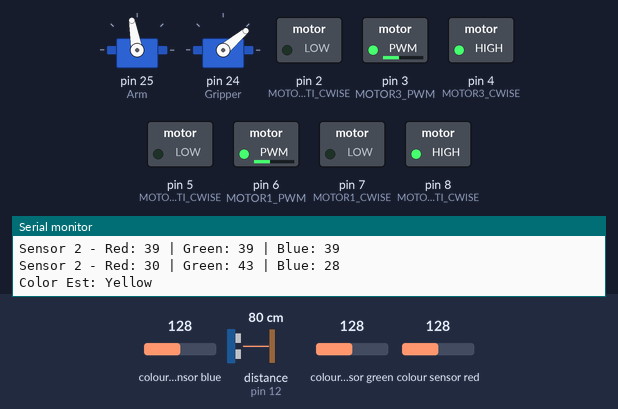
Simulated run of this sketch. Board: Arduino Mega 2560, built with avr-gcc and run on an emulated ATmega2560. Shown: 2 × servo, switched loads named in the sketch (green lamp = pin HIGH), the last lines printed to the serial monitor. Wiring (inferred from the names in the program): 4 × TCS3200 colour sensor: output pin 13, S2 pin 16, S3 pin 17, S0 pin 14, S1 pin 15 / output pin 37, S2 pin 21, S3 pin 22, S0 pin 19, S1 pin 20 / output pin 18, S2 pin 35, S3 pin 36, S0 pin 31, S1 pin 32 / output pin 23, S2 pin 40, S3 pin 41, S0 pin 33, S1 pin 34; ultrasonic range finder: trigger pin 11; echo pin 12. Inputs (shaded band) come from the test bench; at power-on: distance to the obstacle (sensor on pin 12) 80 cm, colour sensor blue 128, colour sensor green 128, colour sensor red 128. The echo pulse lasts 58.3 µs per cm; pins used as bus, display or sensor lines are not drawn.

Above: at 1.2 s.
1.3 s: distance to the obstacle (sensor on pin 12) set to 23 cm
4.3 s: distance to the obstacle (sensor on pin 12) set to 19 cm
At 5.0 s:
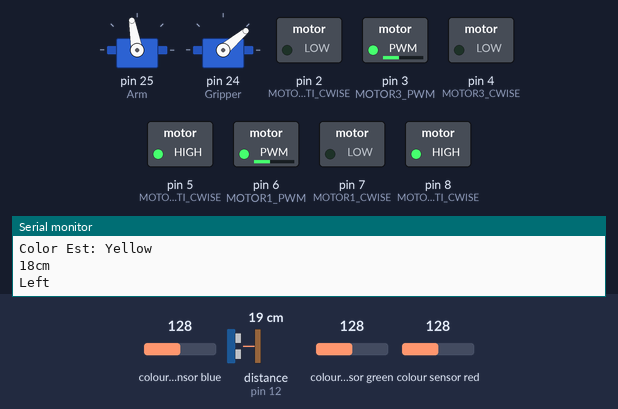
5.8 s: distance to the obstacle (sensor on pin 12) set to 2 cm
At 7.3 s:
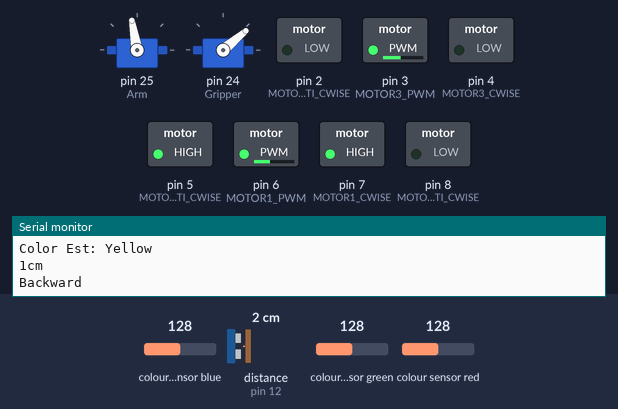
Timing chart, 0 to 8.8 s (numbered marks = the images above; inputs shaded):
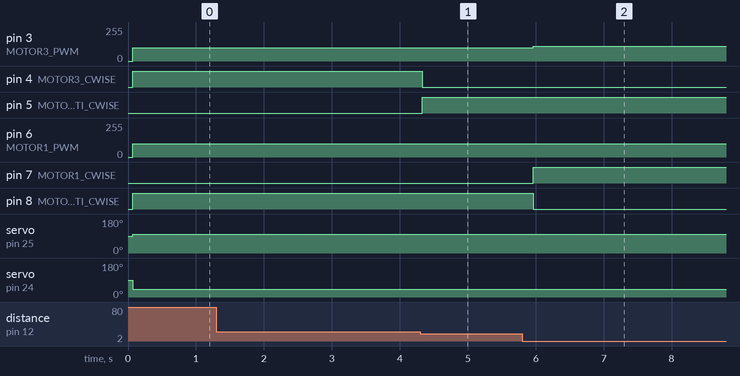

Measured:
- the behaviour switches between 22 and 21 cm on distance to the obstacle (sensor on pin 12) (found by bisection; images 0 and 1)
- after the input at 4.3 s, pin 4 (MOTOR3_CWISE): HIGH → LOW at once; pin 5 (MOTOR3_ANTI_CWISE): LOW → HIGH at once
- after the input at 5.8 s, pin 2 (MOTOR2_ANTI_CWISE): stays LOW (without the input it goes to HIGH after 4.4 s); pin 3 (MOTOR3_PWM): 100/255 → 112/255 after 0.16 s

The sketch:

Lambo_ObAv_commented.ino
```cpp
// (licence header left out)
#include <Servo.h>

Servo Arm;
Servo Gripper;

// Pin connections for Motor A
#define MOTOR1_PWM 6
#define MOTOR1_CWISE 7
#define MOTOR1_ANTI_CWISE 8

// Pin connections for Motor B
#define MOTOR2_PWM 0
#define MOTOR2_CWISE 1
#define MOTOR2_ANTI_CWISE 2

// Pin connections for Motor C
#define MOTOR3_PWM 3
#define MOTOR3_CWISE 4
#define MOTOR3_ANTI_CWISE 5

// Motor Speed (PWM) value out of 255
#define PWM_VAL 100
#define PWM_VAL_MOTOR3 100
#define PWM_VAL_MOTOR2 100

// Define the colors
#define BLACK 5
#define WHITE 1
#define YELLOW 6
#define GREEN 4
#define BLUE 3
#define RED 2

// TCS3200 color sensor pin assignments
// Define the digital pins the sensors are connected to on the Teensy
const int numSensors = 4; // Number of color sensors
const int S0[numSensors] = {33, 31, 14, 19}; // S0 pins for each sensor
const int S1[numSensors] = {34, 32, 15, 20}; // S1 pins for each sensor
const int S2[numSensors] = {35, 40, 16, 21}; // S2 pins for each sensor
const int S3[numSensors] = {36, 41, 17, 22}; // S3 pins for each sensor
const int sensorOut[numSensors] = {37, 13, 18, 23}; // Sensor output pins for each sensor

// Calibrate the color sensors using white and black paper. Take the values reported when white paper is plac\ed under the sensor to be the minimum and values reported when black paper is placed under to be the maximum
int redMin[numSensors] = {39, 16, 41, 62};
int redMax[numSensors] = {387, 207, 331, 510};
int greenMin[numSensors] = {40, 13, 42, 49};
int greenMax[numSensors] = {453, 167, 343, 501};
int blueMin[numSensors] = {39, 17, 46, 66};
int blueMax[numSensors] = {417, 213, 372, 451};

// Ultrasonic sensor pins and variables
#define ECHO_PIN 12 // attach Echo of HC-SR04
#define TRIG_PIN 11 //attach Trig of HC-SR04
long duration;
int distance;

// Variabes for the Algorithm
int x_pos = 0;
int x_floating = 35; //35 is start on the left, change to 0 to start on the right
int delayCondition = 0;
int move_val = 0;
int y_pos = 0;
int colorsensorValues[numSensors] = {0};

// Function prototypes
void setup();
void loop();
void stopMotors();
void moveMotorsForward();
void moveMotorsBackward();
void moveMotorsRight();
void moveMotorsLeft();
void moveMotorsForwardRight();
void moveMotorsForwardLeft();
void moveMotorsBackwardRight();
void moveMotorsBackwardLeft();
void moveMotorsTurnLeft();
void moveMotorsTurnRight();
void moveTest();
void ultrasonicRead();
void readColorSensors();
unsigned long readColorFrequency(int sensorIndex, int s2, int s3);
int mapValue(int x, int in_min, int in_max, int out_min, int out_max);


void setup() {
  Serial.begin(57600); // initialize serial connection for debugging
  Arm.attach(25);
  Gripper.attach(24);
  // Set all motor controller pins as outputs
  pinMode(MOTOR1_PWM, OUTPUT);
  pinMode(MOTOR2_PWM, OUTPUT);
  pinMode(MOTOR3_PWM, OUTPUT);
  pinMode(MOTOR1_CWISE, OUTPUT);
  pinMode(MOTOR1_ANTI_CWISE, OUTPUT);
  pinMode(MOTOR2_CWISE, OUTPUT);
  pinMode(MOTOR2_ANTI_CWISE, OUTPUT);
  pinMode(MOTOR3_CWISE, OUTPUT);
  pinMode(MOTOR3_ANTI_CWISE, OUTPUT);

  pinMode(ECHO_PIN, INPUT);
  pinMode(TRIG_PIN, OUTPUT);

  // Initial state - Turn off all the motors
  stopMotors();

  // Set up pins for each color sensor
  for (int i = 0; i < numSensors; i++) {
    pinMode(S0[i], OUTPUT);
    pinMode(S1[i], OUTPUT);
    pinMode(S2[i], OUTPUT);
    pinMode(S3[i], OUTPUT);
    pinMode(sensorOut[i], INPUT);

    // Set S0 and S1 for frequency scaling to 20%
    digitalWrite(S0[i], HIGH); // S0=1
    digitalWrite(S1[i], LOW);  // S1=0, for 20% frequency scaling
  }

  //MoveStart(); testing function
}

void loop() {
  // Get the sensor data
  Serial.println(' ');
  readColorSensors();
  ultrasonicRead();

  // move the arm to be pointing up to move out of the way
  Arm.write(100);
  Gripper.write(40);

  //////////////////////// OBJECT AVOIDANCE ALGORITHM /////////////////////////////
    // Drive algotithm for the robot to follow the wall
    // to start, the robot will move forward until it detects a wall
    //   - During this phase it will store x_floating into x_pos to determine which half it is in
    //   - We do this to only read the data when the robot is moving forward and dont change the stored value while it is moving either left or right
    //   - If we didn't do this, the robot will change directions while moving left or right
    // once it detects a wall, it will move right or left depending on which half of the maze it is in
    //   - i.e. if x_pos<18, the robot will move right, else it will move left
    //   - The robot has what I call robot units while it moves, the maze has a width of 35 robot units and a height of 140 robot units
    // as the robot moves left it will decrease the x_floating, ad it moves right it will increase x_floating
    //   - this is needed to store the x position of the robot in space
    //   - we store this in a different value because we dont want the robot to think based on its changing x_position,
    //     we want to only store the initial position on the wall
    //   - if the robot reaches a bound before detecting a hole, it will invert its direction to go the other way
    // if the robot detects a hole, it will continue moving left or right before moving forward to adjust its delay
    //   - this is to prevent the robot from moving forward immediately after not detecting a wall
    // repeate the process until the y_position is at its limit, if this occours, stop the robot.

  if (distance > 20){ // if we dont see a wall
    if (delayCondition == 1){ // check if we were moving right before and delay only once when reached
      delay(500);
      if (move_val == 1){
        x_floating = x_floating+5; // adjust the x_position to accomidate for the delay
      } else if (move_val == -1){
        x_floating = x_floating-5; // adjust the x_position to accomidate for the delay
      }
      delayCondition = 0;
    }
    y_pos++; // increase the y_position as it moves forward
    moveMotorsForward();
    x_pos = x_floating; // store the x_floating into the stable x_position
  } else {
    delayCondition = 1; // set the delay condition for the hole
    if (distance<10){
      moveMotorsBackward(); // if it goes to close to the wall, move back a bit
    } else if (x_pos < 18){
      if(x_floating<34){ // if it is not at a bound, move in the right
        move_val = 1;
        moveMotorsRight();
        x_floating++; // increase x_position
      } else {
        x_pos = x_floating; // if we reach the right bound, store x_floating in x_position to initialize a reset to the x_position
      }
    } else if (x_pos > 17){
      if(x_floating>0){ // if it is not at a bound, move in the left
        move_val = -1;
        moveMotorsLeft();
        x_floating--; // decrease x_position
      } else {
        x_pos = x_floating; // if we reach the left bound, store x_floating in x_position to initialize a reset to the x_position
      }

    }
  }
  if(y_pos > 140){ // if we reach the end of the maze, stop the robot
    stopMotors();
    delay(10000);
  }
  /////////////////////////////////////////////////////////////////////////////
  delay(100); // clock cycle to sync the robot units
}

////////////////////////////////////////////////////////////////////////////////
//////////////////////////// MOTOR DEFINITIONS /////////////////////////////////
////////////////////////////////////////////////////////////////////////////////
void stopMotors() {
  // Stop all motors
  analogWrite(MOTOR2_PWM, PWM_VAL);
  digitalWrite(MOTOR1_CWISE, LOW);
  digitalWrite(MOTOR1_ANTI_CWISE, LOW);
  digitalWrite(MOTOR2_CWISE, LOW);
  digitalWrite(MOTOR2_ANTI_CWISE, LOW);
  digitalWrite(MOTOR3_CWISE, LOW);
  digitalWrite(MOTOR3_ANTI_CWISE, LOW);
}

void moveMotorsForward() {
  Serial.println("Forward");
    // Set motor speeds
  analogWrite(MOTOR1_PWM, PWM_VAL);
  analogWrite(MOTOR2_PWM, PWM_VAL);
  analogWrite(MOTOR3_PWM, PWM_VAL);
  digitalWrite(MOTOR1_CWISE, LOW);
  digitalWrite(MOTOR1_ANTI_CWISE, HIGH);
  digitalWrite(MOTOR2_CWISE, LOW);
  digitalWrite(MOTOR2_ANTI_CWISE, LOW);
  digitalWrite(MOTOR3_CWISE, HIGH);
  digitalWrite(MOTOR3_ANTI_CWISE, LOW);
}

void moveMotorsBackward() {
  Serial.println("Backward");
  analogWrite(MOTOR1_PWM, PWM_VAL);
  analogWrite(MOTOR2_PWM, PWM_VAL);
  analogWrite(MOTOR3_PWM, PWM_VAL+12);
  digitalWrite(MOTOR1_CWISE, HIGH);
  digitalWrite(MOTOR1_ANTI_CWISE, LOW);
  digitalWrite(MOTOR2_CWISE, LOW);
  digitalWrite(MOTOR2_ANTI_CWISE, LOW);
  digitalWrite(MOTOR3_CWISE, LOW);
  digitalWrite(MOTOR3_ANTI_CWISE, HIGH);
}

void moveMotorsRight() {
  analogWrite(MOTOR1_PWM, PWM_VAL);
  analogWrite(MOTOR2_PWM, PWM_VAL_MOTOR2*1.9);
  analogWrite(MOTOR3_PWM, PWM_VAL);
  Serial.println("Right");
  digitalWrite(MOTOR1_CWISE, HIGH);
  digitalWrite(MOTOR1_ANTI_CWISE, LOW);
  digitalWrite(MOTOR2_CWISE, LOW);
  digitalWrite(MOTOR2_ANTI_CWISE, HIGH);
  digitalWrite(MOTOR3_CWISE, HIGH);
  digitalWrite(MOTOR3_ANTI_CWISE, LOW);
}

void moveMotorsLeft() {
  Serial.println("Left");
    // Set motor speeds
  analogWrite(MOTOR1_PWM, PWM_VAL);
  analogWrite(MOTOR2_PWM, PWM_VAL_MOTOR2*1.9);
  analogWrite(MOTOR3_PWM, PWM_VAL);
  digitalWrite(MOTOR1_CWISE, LOW);
  digitalWrite(MOTOR1_ANTI_CWISE, HIGH);
  digitalWrite(MOTOR2_CWISE, HIGH);
  digitalWrite(MOTOR2_ANTI_CWISE, LOW);
  digitalWrite(MOTOR3_CWISE, LOW);
  digitalWrite(MOTOR3_ANTI_CWISE, HIGH);
}

void moveMotorsForwardRight() {
  Serial.println("Forward Right");
  analogWrite(MOTOR1_PWM, PWM_VAL);
  analogWrite(MOTOR2_PWM, PWM_VAL);
  analogWrite(MOTOR3_PWM, PWM_VAL-5);
  digitalWrite(MOTOR1_CWISE, LOW);
  digitalWrite(MOTOR1_ANTI_CWISE, LOW);
  digitalWrite(MOTOR2_CWISE, LOW);
  digitalWrite(MOTOR2_ANTI_CWISE, HIGH);
  digitalWrite(MOTOR3_CWISE, HIGH);
  digitalWrite(MOTOR3_ANTI_CWISE, LOW);
}

void moveMotorsForwardLeft() {
  Serial.println("Forward Left");
  analogWrite(MOTOR1_PWM, PWM_VAL);
  analogWrite(MOTOR2_PWM, PWM_VAL);
  analogWrite(MOTOR3_PWM, PWM_VAL-5);
  digitalWrite(MOTOR1_CWISE, LOW);
  digitalWrite(MOTOR1_ANTI_CWISE, HIGH);
  digitalWrite(MOTOR2_CWISE, HIGH);
  digitalWrite(MOTOR2_ANTI_CWISE, LOW);
  digitalWrite(MOTOR3_CWISE, LOW);
  digitalWrite(MOTOR3_ANTI_CWISE, LOW);
}

void moveMotorsBackwardRight() {
  Serial.println("Backward Right");
  analogWrite(MOTOR1_PWM, PWM_VAL);
  analogWrite(MOTOR2_PWM, PWM_VAL);
  analogWrite(MOTOR3_PWM, PWM_VAL-5);
  digitalWrite(MOTOR1_CWISE, LOW);
  digitalWrite(MOTOR1_ANTI_CWISE, LOW);
  digitalWrite(MOTOR2_CWISE, HIGH);
  digitalWrite(MOTOR2_ANTI_CWISE, LOW);
  digitalWrite(MOTOR3_CWISE, LOW);
  digitalWrite(MOTOR3_ANTI_CWISE, HIGH);
}

void moveMotorsBackwardLeft() {
  Serial.println("Backward Left");
  analogWrite(MOTOR1_PWM, PWM_VAL);
  analogWrite(MOTOR2_PWM, PWM_VAL);
  analogWrite(MOTOR3_PWM, PWM_VAL-5);
  digitalWrite(MOTOR1_CWISE, HIGH);
  digitalWrite(MOTOR1_ANTI_CWISE, LOW);
  digitalWrite(MOTOR2_CWISE, LOW);
  digitalWrite(MOTOR2_ANTI_CWISE, HIGH);
  digitalWrite(MOTOR3_CWISE, LOW);
  digitalWrite(MOTOR3_ANTI_CWISE, LOW);
}

void moveMotorsTurnLeft() {
  Serial.println("Turn Left");
  digitalWrite(MOTOR1_CWISE, LOW);
  digitalWrite(MOTOR1_ANTI_CWISE, HIGH);
  digitalWrite(MOTOR2_CWISE, LOW);
  digitalWrite(MOTOR2_ANTI_CWISE, HIGH);
  digitalWrite(MOTOR3_CWISE, LOW);
  digitalWrite(MOTOR3_ANTI_CWISE, HIGH);
}

void moveMotorsTurnRight() {
  Serial.println("Turn Right");
  digitalWrite(MOTOR1_CWISE, HIGH);
  digitalWrite(MOTOR1_ANTI_CWISE, LOW);
  digitalWrite(MOTOR2_CWISE, HIGH);
  digitalWrite(MOTOR2_ANTI_CWISE, LOW);
  digitalWrite(MOTOR3_CWISE, HIGH);
  digitalWrite(MOTOR3_ANTI_CWISE, LOW);
}

void moveMotors180() {
  Serial.println("spinning");
  analogWrite(MOTOR1_PWM, PWM_VAL);
  analogWrite(MOTOR2_PWM, PWM_VAL);
  analogWrite(MOTOR3_PWM, PWM_VAL);
  digitalWrite(MOTOR1_CWISE, LOW);
  digitalWrite(MOTOR1_ANTI_CWISE, HIGH);
  digitalWrite(MOTOR2_CWISE, LOW);
  digitalWrite(MOTOR2_ANTI_CWISE, HIGH);
  digitalWrite(MOTOR3_CWISE, LOW);
  digitalWrite(MOTOR3_ANTI_CWISE, HIGH);
}

void moveTest() {
  delay(1000);
  analogWrite(MOTOR1_PWM, PWM_VAL);
  analogWrite(MOTOR2_PWM, PWM_VAL);
  analogWrite(MOTOR3_PWM, PWM_VAL);
  moveMotorsForward();
  delay(200);
  moveMotorsBackward();
  delay(400);
  moveMotorsForward();
  delay(200);
  moveMotorsLeft();
  delay(200);
  moveMotorsRight();
  delay(400);
  moveMotorsLeft();
  delay(200);
}

////////////////////////////////////////////////////////////////////////////////
////////////////////////////////// END ///////////////////////////////////////////
////////////////////////////////////////////////////////////////////////////////

////////////////////////////////////////////////////////////////////////////////
/////////////////////////////ULTRASONIC DEFINITION//////////////////////////////
////////////////////////////////////////////////////////////////////////////////
void ultrasonicRead() {
  digitalWrite(TRIG_PIN, LOW);
  delayMicroseconds(2);

  digitalWrite(TRIG_PIN, HIGH);
  delayMicroseconds(10);
  digitalWrite(TRIG_PIN, LOW);
  delayMicroseconds(10);

  // Reads the ECHO_PIN, returns the sound wave in microseconds
  duration = pulseIn(ECHO_PIN, HIGH);
  // Calculating the distance
  distance = duration * 0.034 / 2; // Speed of sound wave divided by 2 (send & receive)
  Serial.print(distance);
  Serial.println("cm");
}
////////////////////////////////////////////////////////////////////////////////
////////////////////////////////// END ///////////////////////////////////////////
////////////////////////////////////////////////////////////////////////////////

////////////////////////////////////////////////////////////////////////////////
/////////////////////////////COLOR SENSOR DEFINITION//////////////////////////////
////////////////////////////////////////////////////////////////////////////////

unsigned long readColorFrequency(int sensorIndex, int s2, int s3) {
  // Set S pins for the specific sensor
  digitalWrite(S2[sensorIndex], s2);
  digitalWrite(S3[sensorIndex], s3);
  // Read the output frequency from the color sensor using pulseIn with a timeout
  return pulseIn(sensorOut[sensorIndex], LOW, 1000000);
}

int mapValue(int x, int in_min, int in_max, int out_min, int out_max) {
  return (x - in_min) * (out_max - out_min) / (in_max - in_min) + out_min;
}

void readColorSensors(){
  for (int i = 0; i < numSensors; i++) {
    unsigned long redFrequency, greenFrequency, blueFrequency;

    // Read frequencies for each sensor
    redFrequency = readColorFrequency(i, LOW, LOW);
    blueFrequency = readColorFrequency(i, LOW, HIGH);
    greenFrequency = readColorFrequency(i, HIGH, HIGH);

    // Map the raw frequencies to the calibrated range
    int mappedRed = mapValue(redFrequency, redMin[i], redMax[i], 0, 255);
    int mappedGreen = mapValue(greenFrequency, greenMin[i], greenMax[i], 0, 255);
    int mappedBlue = mapValue(blueFrequency, blueMin[i], blueMax[i], 0, 255);

    // Debuging: print the unmapped values
    Serial.print("Sensor ");
    Serial.print(i + 1);
    Serial.print(" - Red: ");
    Serial.print(redFrequency);
    Serial.print(" | Green: ");
    Serial.print(blueFrequency);
    Serial.print(" | Blue: ");
    Serial.println(greenFrequency);

    // Debugging: print the mapped values
    Serial.print("Sensor ");
    Serial.print(i + 1);
    Serial.print(" - Red: ");
    Serial.print(mappedRed);
    Serial.print(" | Green: ");
    Serial.print(mappedGreen);
    Serial.print(" | Blue: ");
    Serial.println(mappedBlue);

    //Serial.println(' ');
    // Determine the color based on the mapped values
    if (mappedRed < 65 && mappedGreen < 65 && mappedBlue < 65) {
      colorsensorValues[i] = YELLOW;
      Serial.println("Color Est: Yellow");
    } else if (mappedRed > 100 && mappedGreen > 160 && mappedBlue > 100){
      colorsensorValues[i] = BLACK;
      Serial.println("Color Est: Black");
    } else if (mappedRed < mappedBlue && mappedRed < mappedGreen) {
      colorsensorValues[i] = RED;
      Serial.println("Color Est: Red");
    } else if (mappedBlue < mappedRed && mappedBlue < mappedGreen) {
      colorsensorValues[i] = BLUE;
      Serial.println("Color Est: Blue");
    } else if (mappedGreen < mappedRed && mappedGreen < mappedBlue) {
      colorsensorValues[i] = GREEN;
      Serial.println("Color Est: Green");
    } else {
      Serial.println("Color not recognized");
      colorsensorValues[i] = 0;
    }
  }
}

////////////////////////////////////////////////////////////////////////////////
////////////////////////////////// END ///////////////////////////////////////////
////////////////////////////////////////////////////////////////////////////////
```
